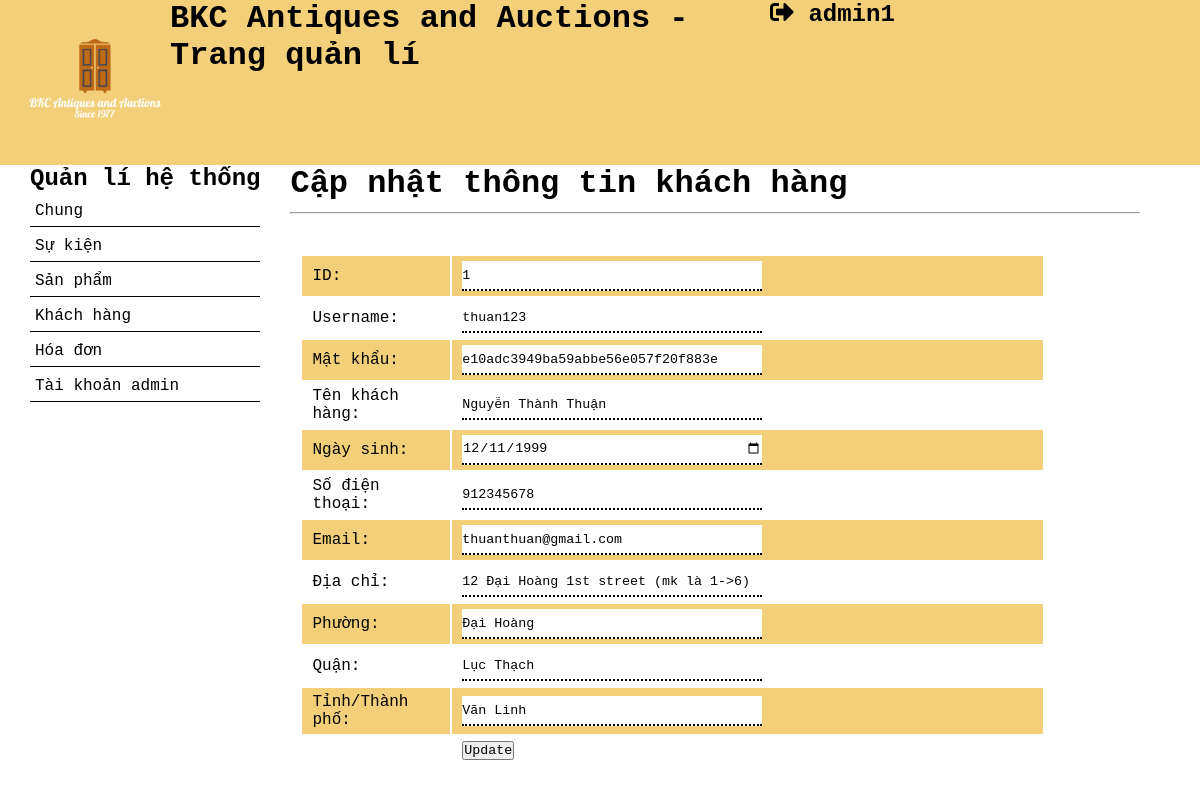
Screenshot of /Website_design_and_development/admin/update_customer.php?id=1 (signed in) with the database file from the repository.
### tables this page shows
CREATE TABLE `khach_hang` (
  `id_khach_hang` int(11) NOT NULL,
  `username` varchar(128) NOT NULL,
  `password` varchar(128) NOT NULL,
  `sdt` varchar(13) DEFAULT NULL,
  `email` varchar(100) DEFAULT NULL,
  `dia_chi` varchar(128) DEFAULT NULL,
  `phuong` varchar(50) DEFAULT NULL,
  `quan` varchar(50) DEFAULT NULL,
  `tinh` varchar(50) DEFAULT NULL,
  `ten_kh` varchar(128) DEFAULT NULL,
  `ngay_sinh` date DEFAULT NULL
);

### Website_design_and_development/admin/update_customer.php (the view, shortened to what this page needs)
<!DOCTYPE html>
<html lang="en">
<head>
</head>
<?php require_once 'includes/connect.php'; ?>
<?php
if (isset($_GET['id'])) {
    $id = $_GET['id'];
    $sql = "SELECT * FROM `khach_hang` WHERE id_khach_hang = $id ";
    $result = mysqli_query($connect, $sql);
    $row = mysqli_fetch_assoc($result);
}
?>
<body>
    <?php require_once 'includes/header.php' ?>
    <div class="main">
        <div class="left"><?php require_once 'includes/menu.php' ?></div>
        <div class="right">
            <div class="right1">
                <h1>Cập nhật thông tin khách hàng</h1>
                <hr>
                <form action="" method=POST>
                    <table class="tableupddate">
                        <tr>
                            <td>ID:</td>
                            <td><input readonly="" type="text" name="id" value="<?= $row['id_khach_hang'] ?>"></td>
                        </tr>
                        <tr>
                            <td>Username:</td>
                            <td><input type="text" name="username" value="<?= $row['username'] ?>"></td>
                        </tr>
                        <tr>
                            <td>Mật khẩu:</td>
                            <td><input type="text" name="password" value="<?= $row['password'] ?>"></td>
                        </tr>
                        <tr>
                            <td>Tên khách hàng: </td>
                            <td><input type="text" name="name" value="<?= $row['ten_kh'] ?>"></td>
                        </tr>
                        <tr>
                            <td>Ngày sinh: </td>
                            <td><input type="date" name="dob" value="<?= $row['ngay_sinh'] ?>"></td>
                        </tr>
                        <tr>
                            <td>Số điện thoại: </td>
                            <td><input type="text" name="phone" value="<?= $row['sdt'] ?>"></td>
                        </tr>
                        <tr>
                            <td>Email:</td>
                            <td><input type="email" name="email" value="<?= $row['email'] ?>"></td>
                        </tr>
                        <tr>
                            <td>Địa chỉ:</td>
                            <td>
                                <input type="text" name="address" value="<?= $row['dia_chi'] ?>">
                            </td>
                        </tr>
                        <tr>
                            <td>Phường: </td>
                            <td><input type="text" name="phuong" value="<?= $row['phuong'] ?>"></td>
                        </tr>
                        <tr>
                            <td>Quận: </td>
                            <td><input type="text" name="quan" value="<?= $row['quan'] ?>"></td>
                        </tr>
                        <tr>
                            <td>Tỉnh/Thành phố: </td>
                            <td><input type="text" name="tinh" value="<?= $row['tinh'] ?>"></td>
                        </tr>
                        <tr>
                            <td></td>
                            <td><button type="submit" name="submit">Update</button>
                        </tr>
                    </table>
                </form>
            </div>
        </div>
</body>
</html>

### Website_design_and_development/admin/style.css (style rules this page uses)
* { padding: 0; margin: 0; font-family: monospace, Helvetica, sans-serif; box-sizing: border-box; }
.main { background-color: white; width: 95%; margin: auto; display: flex; overflow: visible; }
.left { min-width: 170px; }
.right { flex: 1; overflow: visible; margin: auto; padding: 0px 30px 10px 30px; text-align: left; }
.right hr { margin-top: 10px; margin-bottom: 30px; }
.right1 { overflow: visible; }
.tableupddate { width: 90%; padding: 10px; text-align: left; vertical-align: top; }
.tableupddate td { padding: 5px 10px; }
.tableupddate td:nth-child(even) { width: 80%; }
.tableupddate tr:nth-child(odd) { background: #f3cf7a; }
.tableupddate input { width: 300px; height: 30px; border: none; border-bottom: dotted 2px black; outline: none; }

### rows the page displays
khach_hang: id "1", username "thuan123", password "e10adc3949ba59abbe56e057f20f883e", name "Nguyễn Thành Thuận", dob "12/11/1999", phone "912345678", email "thuanthuan@gmail.com", address "12 Đại Hoàng 1st street (mk là 1->6)", phuong "Đại Hoàng", quan "Lục Thạch", tinh "Vãn Linh"

### other values shown
$_SESSION['ad_username'] "admin1"
